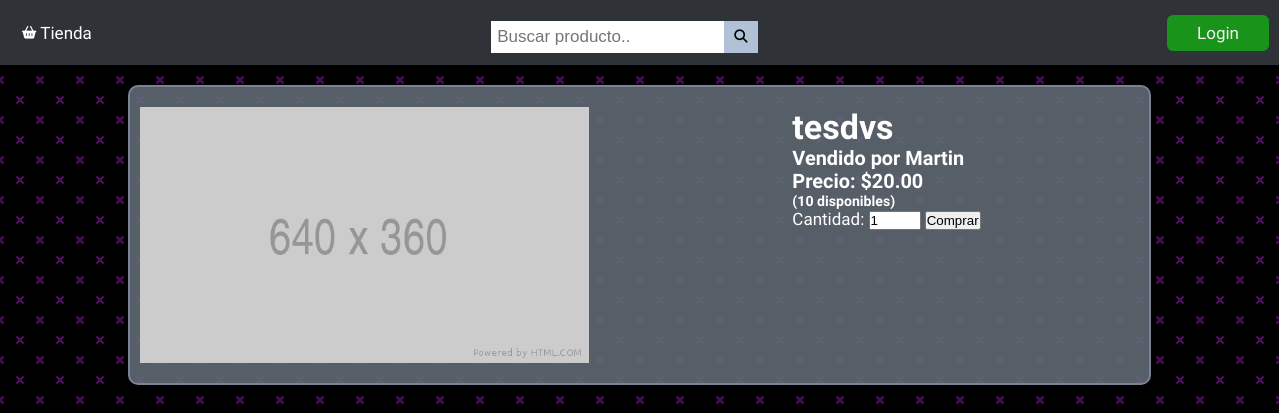
The app's page /productos/17, older data.
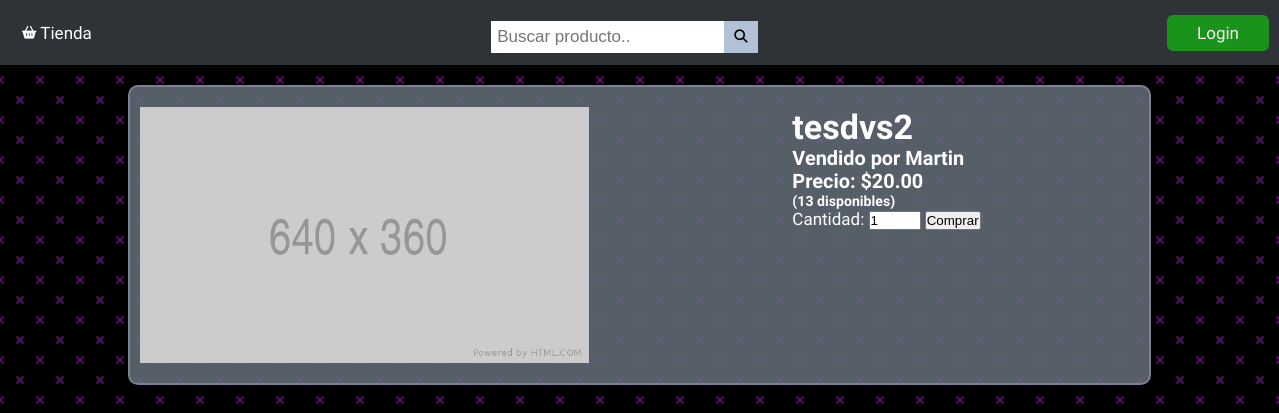
The same page, newer data.
### usuarios/models.py (models this page shows, shortened)
class Producto(models.Model):
    name = models.CharField(max_length=100, null=True)
    precio = models.DecimalField(max_digits=9, decimal_places=2)
    digital = models.BooleanField(default=False, null=True)
    vendido_por = models.ForeignKey(Usuario, on_delete=CASCADE, null=True)
    imagen = models.ImageField(null=True, blank=True)
    stock = models.IntegerField(default=1)
    @property
    def ImagenURL(self):
        try:
            url = self.imagen.url
        except:
            url =''
        return url

class Usuario(models.Model):
    name = models.CharField(max_length=100, null=True)
    vendedor = models.BooleanField(default=False, null=True)
    email = models.CharField(max_length=100, null=True)
    user = models.OneToOneField(User, on_delete=CASCADE, null=True)
    def __str__(self):
        return self.name

### usuarios/views.py (the view)
# urls.py: path('productos/<int:id>', views.productos, name="productos"),
def productos(request, id=None):
    producto = Producto.objects.get(id = id)
    productos = Producto.objects.filter(name=producto.name)
    if request.user.is_authenticated:
        orden, creada = Orden.objects.get_or_create(cliente=request.user.usuario, completado=False)
        cartItems = orden.Items_Carrito
    else:
        orden = {'Items_Carrito':0, 'Total_Carrito':0, 'shipping':False}
        cartItems = orden['Total_Carrito']
    context = {'productos': productos, 'cartItems': cartItems}
    return render(request, 'usuarios/productos.html', context)

### usuarios/templates/usuarios/productos.html (shortened to what this page needs)
{% extends 'usuarios/base.html'%}
{% load static %}
{% block content %}
<div class="Producto-Grid">
    {% for producto in productos %}
    <div class="ProductoLeft">
        {% if producto.ImagenURL %}
        <img class="row-image" src="{{producto.ImagenURL}}" alt="Card 1">
        {% else %}
        <img class="row-image" src="{% static 'images/placeholder.png' %}" alt="">
        {% endif %}
    </div>
    <div class="ProductoRight">
        <H1>{{producto.name}} </H1>
        <h3>Vendido por {{producto.vendido_por}}</h3>
        <h3>Precio: ${{producto.precio|floatformat:2}}</h3>
        <h5>({{producto.stock}} disponibles)</h5>
        <form id="Comprar" data-producto="{{producto.id}}">
            <label for="cantidad">Cantidad:</label>
            <input type="number" id="cantidad" name="cantidad" min="1" max="{{producto.stock}}" value="1">
            <input type="submit" value="Comprar" id="CompraProducto">
        </form>
    </div>
    {% endfor %}
</div>
{% endblock %}

Row changes from the older to the newer data that the page shows:
changed Producto "Martin": name "tesdvs" → "tesdvs2"; stock "10" → "13"
